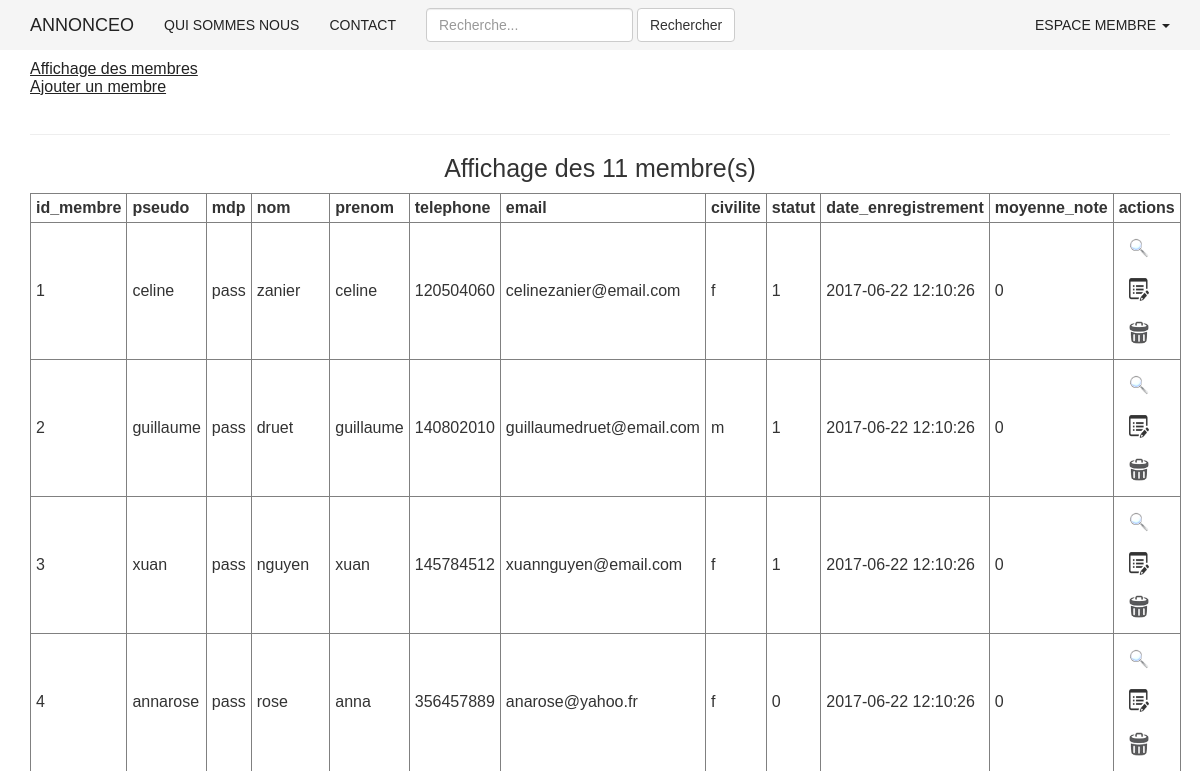
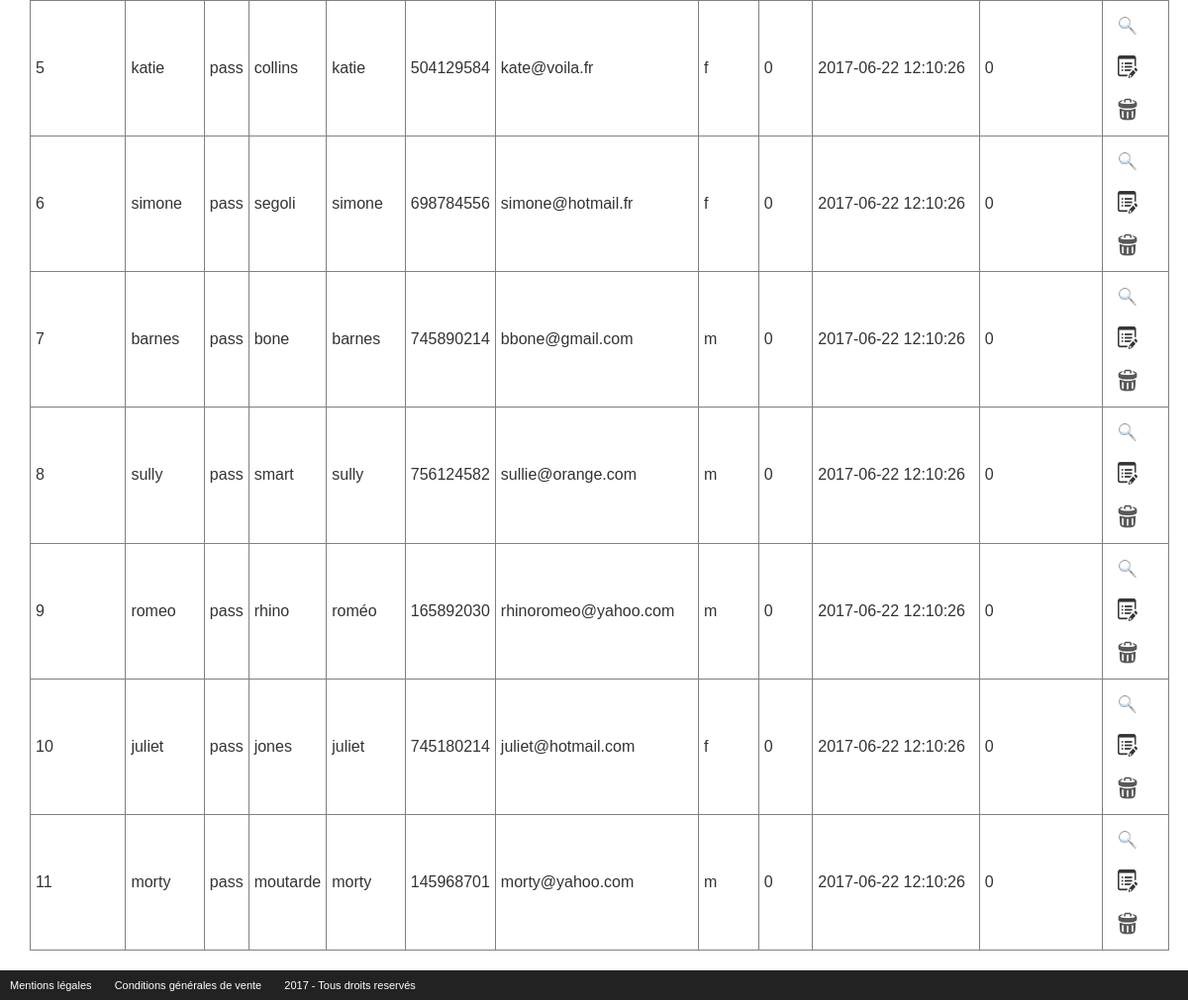
/admin/gestion_membre.php?action=affichage, run on the app's committed database (2 pictures, top to bottom).
### tables this page shows
CREATE TABLE membre(
	id_membre INT(3) NOT NULL AUTO_INCREMENT,
	pseudo VARCHAR(20) NOT NULL,
	mdp VARCHAR(60) NOT NULL,
	nom VARCHAR(20) NOT NULL,
	prenom VARCHAR(20) NOT NULL,
	telephone INT(20) NOT NULL,
	email VARCHAR(50) NOT NULL,
	civilite ENUM('m','f') NOT NULL,
	statut INT(1) NOT NULL,
	date_enregistrement DATETIME DEFAULT NULL,
	moyenne_note INT(4) NOT NULL,
	PRIMARY KEY(id_membre)
);

### inc/init.inc.php (called while the page is built, shortened)
<?php
$content = '';

### admin/gestion_membre.php (the view, shortened to what this page needs)
<?php
require_once("../inc/init.inc.php");
require_once("../inc/haut.inc.php");
$content .= '<a href="?action=affichage"><u>Affichage des membres</u></a><br>';
$content .= '<a href="?action=ajout"><u>Ajouter un membre</u></a><br><br><hr>';
if(isset($_GET['action']) && $_GET['action'] == 'affichage')
{
	$r = $bdd->query("SELECT * FROM membre");
	$content .= "<h1> Affichage des " . $r->rowCount() . " membre(s)</h1>";
	$content .= "<table border='1' style='border-collapse:collapse;'><tr>";
	for ($i= 0; $i< $r->columnCount(); $i++)
	{
		$colonne = $r->getColumnMeta($i);
		$content .= "<th>$colonne[name]</th>";
	}
	$content .="<th> actions </th>";
	$content .="</tr>";
	while($ligne = $r->fetch(PDO::FETCH_ASSOC))
	{
		$content .= '<tr>';
		foreach($ligne as $indice => $valeur)
		{
			$content .= "<td>$valeur</td>";
		}
		$content .= "<td><a href=\"?action=zoom&id_membre=$ligne[id_membre]\"><img src=\"../image/zoom.png\" class=\"icon\" alt=\"zoom\"></a>";
		$content .= "<a href=\"?action=modification&id_membre=$ligne[id_membre]\"><img src=\"../image/edit.png\" class=\"icon\" alt=\"modification\"></a>";
		$content .= "<a href=\"?action=suppression&id_membre=$ligne[id_membre]\" OnClick=\"return(confirm('En êtes vous certain?'));\"><img src=\"../image/delete.png\" class =\"icon\" alt=\"suppression\"></a></td>";
		$content .="</tr>";
	}
	$content .= '</table>';
}
echo $content;
?>
<?php
require_once("../inc/bas.inc.php");
?>

### css/style.css (style rules this page uses)
* { -webkit-box-sizing: border-box; -moz-box-sizing: border-box; box-sizing: border-box; }
body { margin: 0; padding: 0; font: 16px sans-serif; }
h1 { text-align: center; font-size: 2.5rem; }
a { color: #222; }
.icon { display:inline-block; width:20px; margin:10px; }
th, tr, td { width: auto; padding:5px; }

### data on the page
membre: id_membre "1", pseudo "celine", mdp "pass", nom "zanier", prenom "celine", telephone "120504060", email "celinezanier@email.com", civilite "f", statut "1", date_enregistrement "2017-06-22 12:10:26", moyenne_note "0"
membre: id_membre "2", pseudo "guillaume", mdp "pass", nom "druet", prenom "guillaume", telephone "140802010", email "guillaumedruet@email.com", civilite "m", statut "1", date_enregistrement "2017-06-22 12:10:26", moyenne_note "0"
membre: id_membre "3", pseudo "xuan", mdp "pass", nom "nguyen", prenom "xuan", telephone "145784512", email "xuannguyen@email.com", civilite "f", statut "1", date_enregistrement "2017-06-22 12:10:26", moyenne_note "0"
membre: id_membre "4", pseudo "annarose", mdp "pass", nom "rose", prenom "anna", telephone "356457889", email "anarose@yahoo.fr", civilite "f", statut "0", date_enregistrement "2017-06-22 12:10:26", moyenne_note "0"
membre: id_membre "5", pseudo "katie", mdp "pass", nom "collins", prenom "katie", telephone "504129584", email "kate@voila.fr", civilite "f", statut "0", date_enregistrement "2017-06-22 12:10:26", moyenne_note "0"
membre: id_membre "6", pseudo "simone", mdp "pass", nom "segoli", prenom "simone", telephone "698784556", email "simone@hotmail.fr", civilite "f", statut "0", date_enregistrement "2017-06-22 12:10:26", moyenne_note "0"
membre: id_membre "7", pseudo "barnes", mdp "pass", nom "bone", prenom "barnes", telephone "745890214", email "bbone@gmail.com", civilite "m", statut "0", date_enregistrement "2017-06-22 12:10:26", moyenne_note "0"
membre: id_membre "8", pseudo "sully", mdp "pass", nom "smart", prenom "sully", telephone "756124582", email "sullie@orange.com", civilite "m", statut "0", date_enregistrement "2017-06-22 12:10:26", moyenne_note "0"
membre: id_membre "9", pseudo "romeo", mdp "pass", nom "rhino", prenom "roméo", telephone "165892030", email "rhinoromeo@yahoo.com", civilite "m", statut "0", date_enregistrement "2017-06-22 12:10:26", moyenne_note "0"
membre: id_membre "10", pseudo "juliet", mdp "pass", nom "jones", prenom "juliet", telephone "745180214", email "juliet@hotmail.com", civilite "f", statut "0", date_enregistrement "2017-06-22 12:10:26", moyenne_note "0"
membre: id_membre "11", pseudo "morty", mdp "pass", nom "moutarde", prenom "morty", telephone "145968701", email "morty@yahoo.com", civilite "m", statut "0", date_enregistrement "2017-06-22 12:10:26", moyenne_note "0"

### other printed values
$r->rowCount() "11"
$colonne[name] "id_membre"
$colonne[name] "pseudo"
$colonne[name] "mdp"
$colonne[name] "nom"
$colonne[name] "prenom"
$colonne[name] "telephone"
$colonne[name] "email"
$colonne[name] "civilite"
$colonne[name] "statut"
$colonne[name] "date_enregistrement"
$colonne[name] "moyenne_note"
